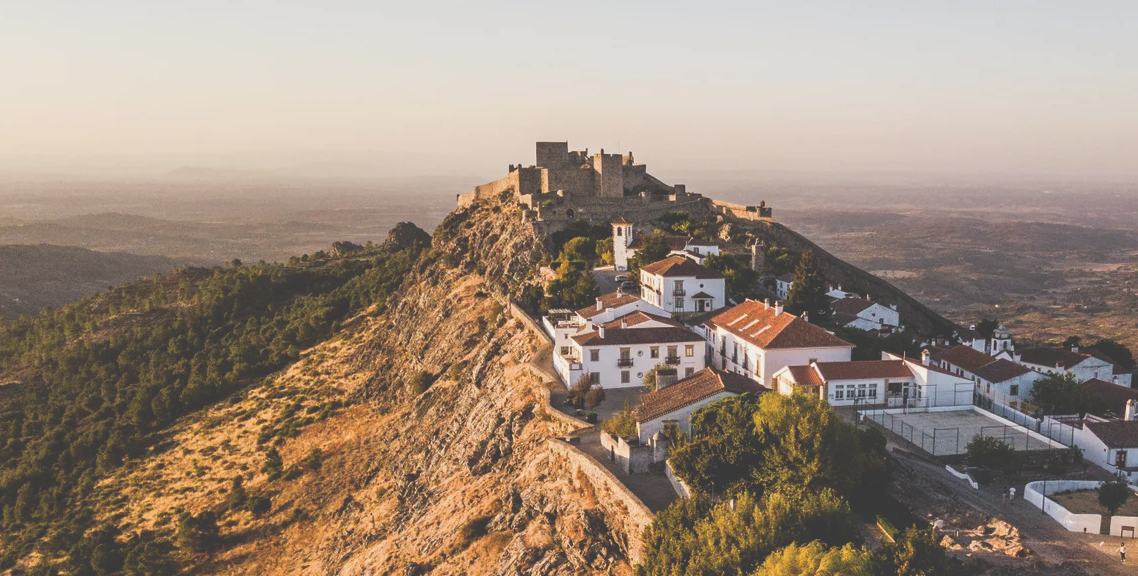
#> input picture Aula8/images/marvao/1.png, 1138 x 576 px, found by its file name
$ python main.py
#> lines starting #> are read from the running program, lines starting #| are printed output that depends on the picture
#!/usr/bin/env python3

#-----------------
# Imports
#-----------------
import numpy as np
import cv2
import matplotlib.pyplot as plt
from random import randint
from copy import deepcopy


def main():

    #-----------------
    # Initialization
    #-----------------
    # Two images, query (q) and target (t)
    q_path = "../../../savi_22-23/Parte06/images/castle/1.png"
    q_image = cv2.imread(q_path)
#> q_image is the input picture: shape (576, 1138, 3); mean B, G, R 124.3, 138.9, 156
    q_gui = deepcopy(q_image)
    q_gray = cv2.cvtColor(q_image, cv2.COLOR_BGR2GRAY)
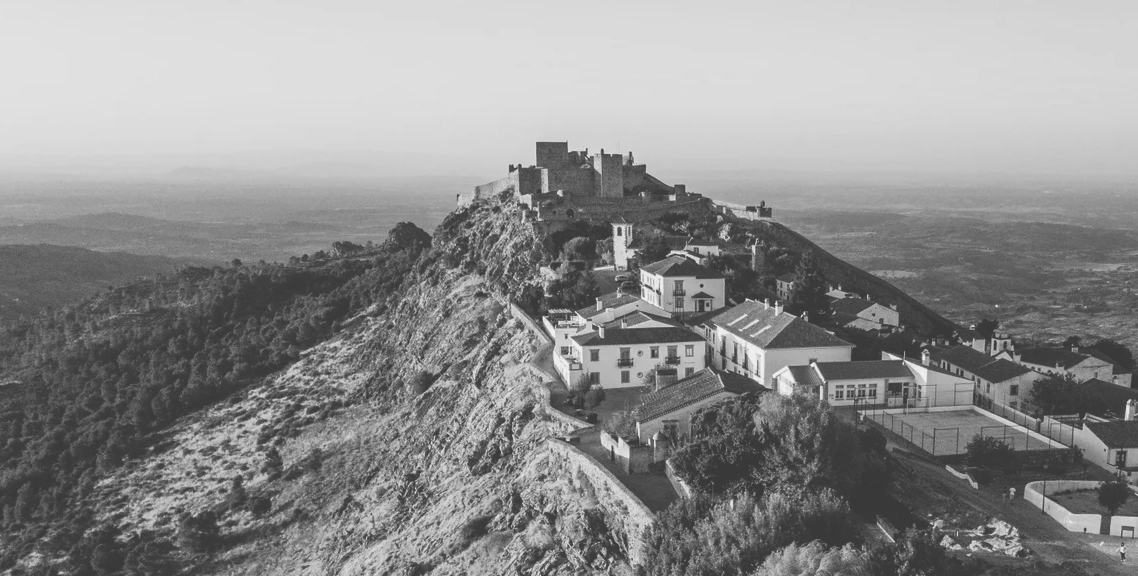
#> q_gray: shape (576, 1138); min 57, max 242, mean 142.3
    q_win_name = 'Query Image'

    t_path = "../../../savi_22-23/Parte06/images/castle/2.png"
    t_image = cv2.imread(t_path)
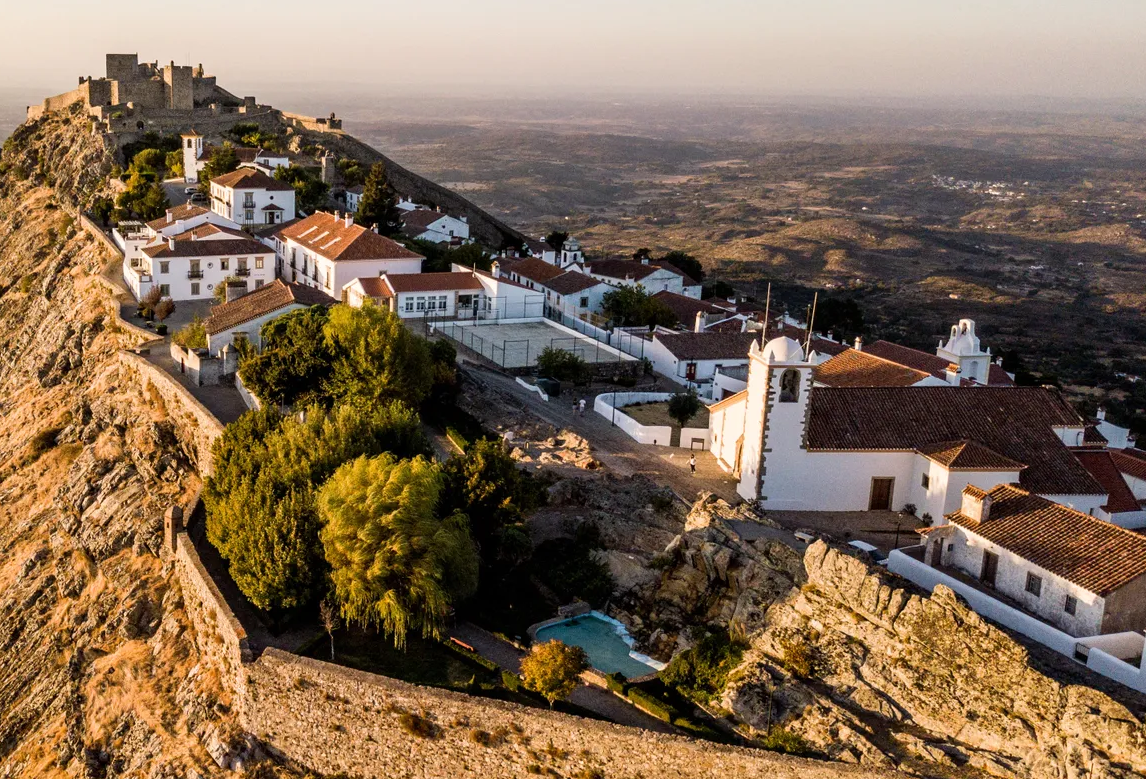
#> input picture Aula8/images/marvao/2.png, 1146 x 779 px, found by its file name
#> t_image is the input picture: shape (779, 1146, 3); mean B, G, R 83, 104.3, 126.1
    t_gui = deepcopy(t_image)
    t_gray = cv2.cvtColor(t_image, cv2.COLOR_BGR2GRAY)
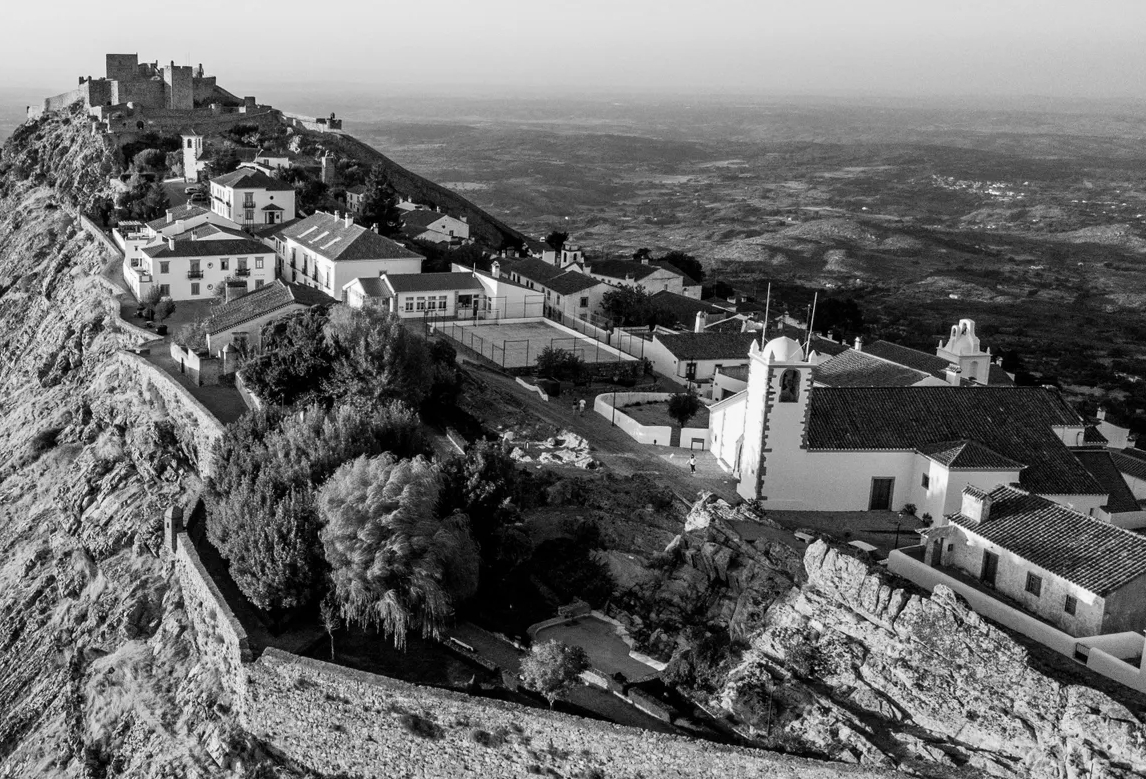
#> t_gray: shape (779, 1146); min 0, max 255, mean 108.4
    t_win_name = 'Target Image'

    #-----------------
    # Execution
    #-----------------
    # Craete Sift detection object
    sift = cv2.SIFT_create(nfeatures=500)

    # Detect Key Points in both images
    q_key_points, q_des = sift.detectAndCompute(q_gray, None)
#> q_key_points = 500 keypoints; strongest (x, y, size): (747, 299, 1.8), (776, 303, 1.8), (672, 198, 4.4), (602, 150, 2.1)
    t_key_points, t_des = sift.detectAndCompute(t_gray, None)
#> t_key_points = 500 keypoints; strongest (x, y, size): (271, 198, 2.3), (857, 339, 2.6), (317, 211, 2), (655, 441, 1.9)

    # Match Features (FLANN based matching)
    idx_params = dict(algorithm=1, trees=15)
    search_params = dict(checks=50)
    flann = cv2.FlannBasedMatcher(idx_params, search_params)
    best_two_matches = flann.knnMatch(q_des, t_des, k=2)
#> best_two_matches = 500 matches

    # Create a list containing only the best matches
    matches = []
    for best_two_match in best_two_matches:
        matches.append(best_two_match[0])
#> after the loop, matches = 500 matches

    #  Visualize -------------------------------------------------

    # Draw Query Key Points
    for idx, key_point in enumerate(q_key_points):
        x = int(key_point.pt[0])
        y = int(key_point.pt[1])
        color = (randint(0, 255), randint(0, 255), randint(0, 255))
        cv2.circle(q_gui, (x, y), 30, color, 3)
#> this loop made 500 passes
#> (key_point, x, y, color) on passes 1 to 3: (keypoint at (729, 324.4), size 2.1, 728, 324, (197, 215, 20)), (keypoint at (487.6, 333.9), size 2, 487, 333, (132, 248, 207)), (keypoint at (488.7, 340.3), size 2.3, 488, 340, (155, 244, 183))
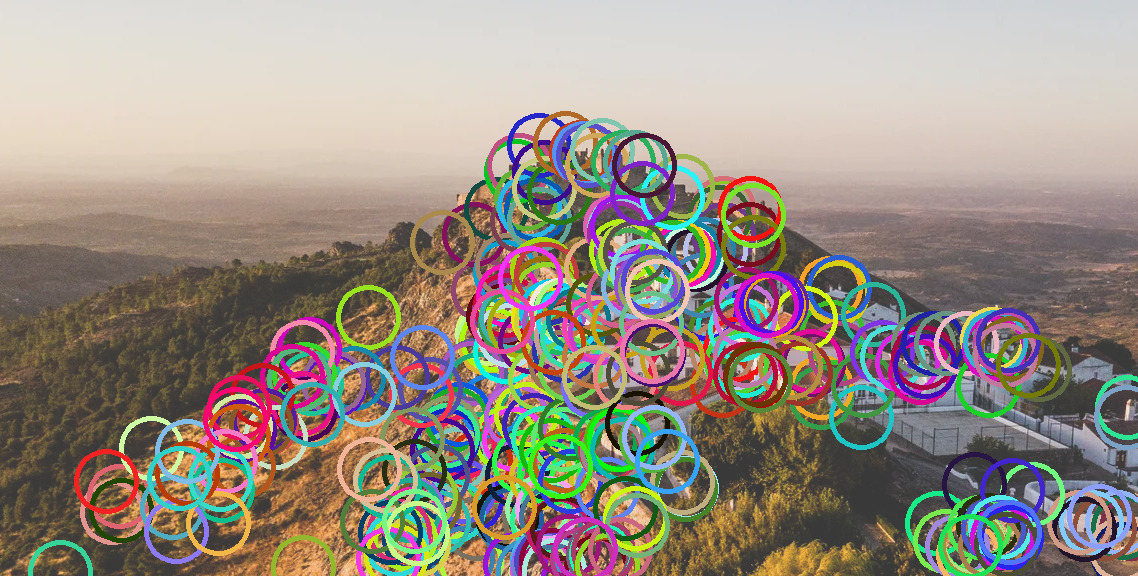
#> q_gui: shape (576, 1138, 3); mean B, G, R 132.6, 142.7, 152.7

     # Draw Target Key Points
    for idx, key_point in enumerate(t_key_points):
        x = int(key_point.pt[0])
        y = int(key_point.pt[1])
        color = (randint(0, 255), randint(0, 255), randint(0, 255))
        cv2.circle(t_gui, (x, y), 30, color, 3)
#> this loop made 500 passes
#> (key_point, x, y, color) on passes 1 to 3: (keypoint at (697.6, 319.4), size 3.3, 697, 319, (74, 118, 147)), (keypoint at (564.8, 260.5), size 2, 564, 260, (102, 246, 183)), (keypoint at (223.6, 266.3), size 5, 223, 266, (144, 196, 66))
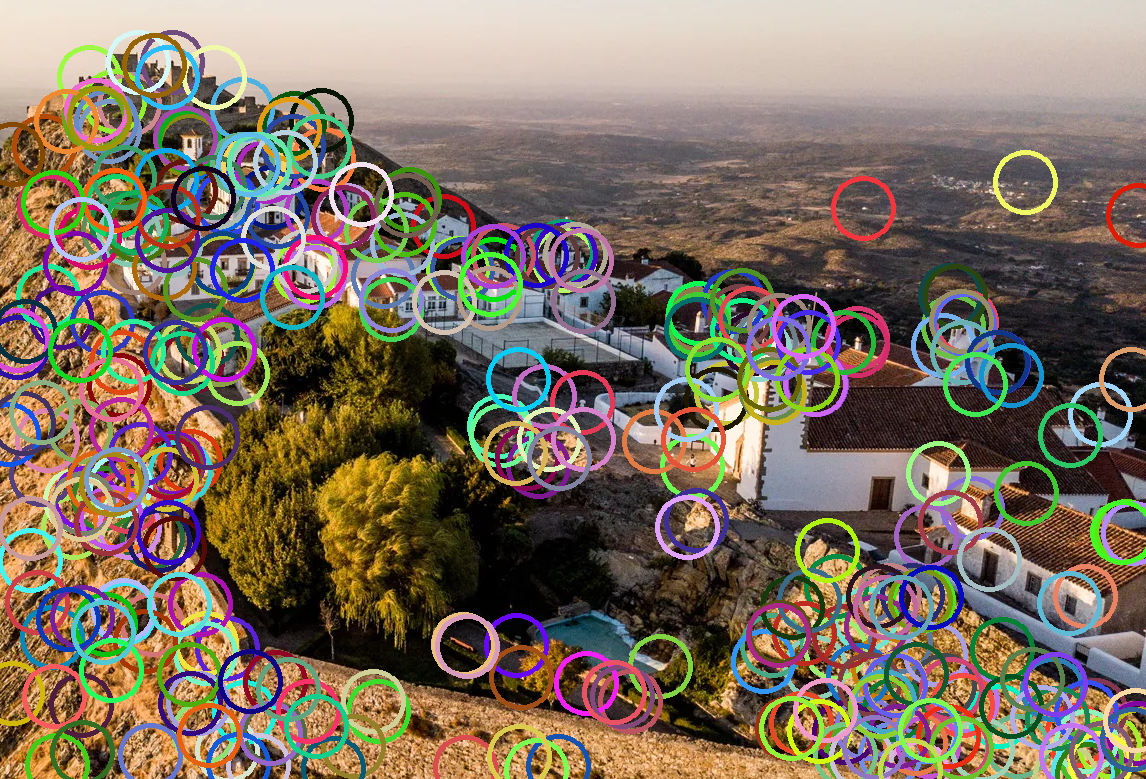
#> t_gui: shape (779, 1146, 3); mean B, G, R 96.3, 111.7, 125.5

    # Show the matches image
    matches_img = cv2.drawMatches(q_image, q_key_points, t_image, t_key_points, matches, None)
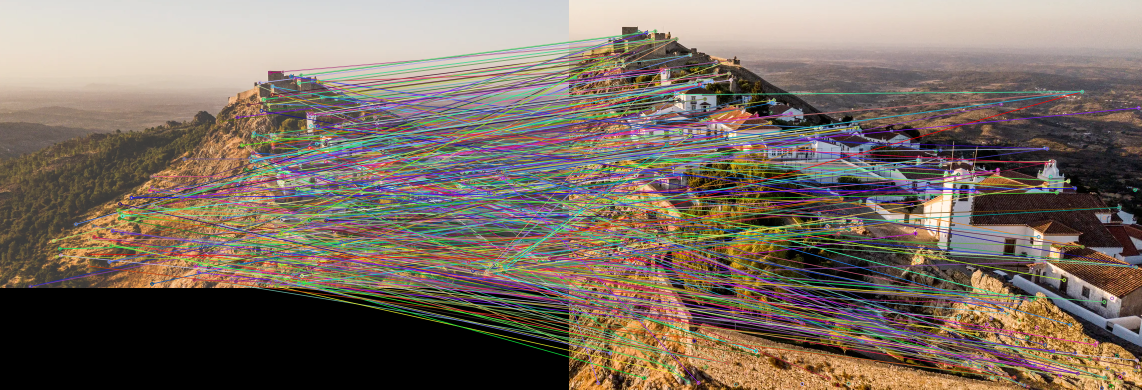
#> matches_img: shape (779, 2284, 3) (shown at 1/2 size); mean B, G, R 98.7, 109.7, 122.6

    # Show Windows with Images
    cv2.namedWindow(q_win_name, cv2.WINDOW_NORMAL)
    cv2.resizeWindow(q_win_name, 600, 400)
    cv2.imshow(q_win_name, q_gui)

    cv2.namedWindow(t_win_name, cv2.WINDOW_NORMAL)
    cv2.resizeWindow(t_win_name, 600, 400)
    cv2.imshow(t_win_name, t_gui)

    cv2.namedWindow('Matches', cv2.WINDOW_NORMAL)
    cv2.imshow('Matches', matches_img)

    #-----------------
    # Termination
    #-----------------
    cv2.waitKey(0)


if __name__ == "__main__":
    main()
